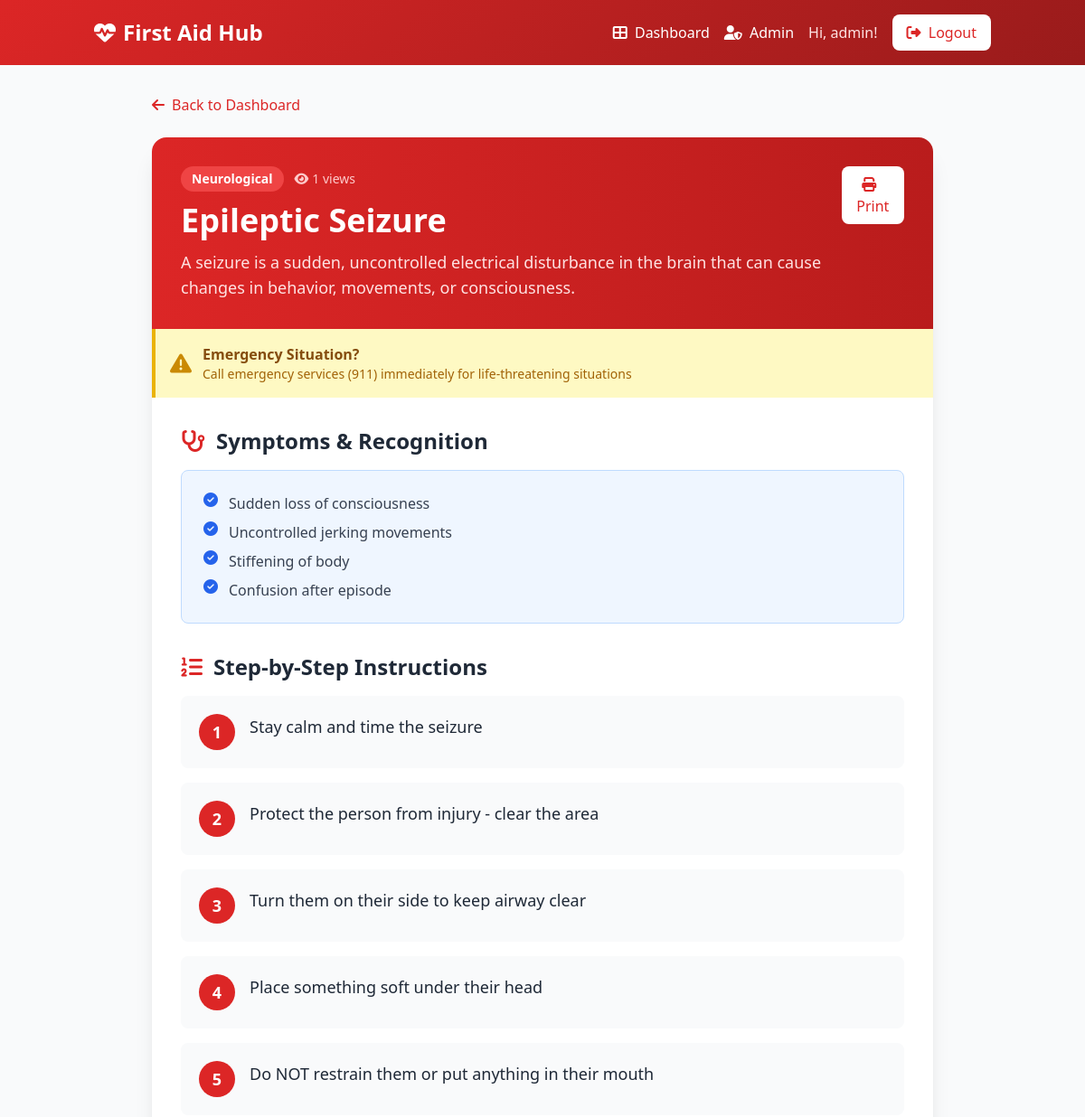
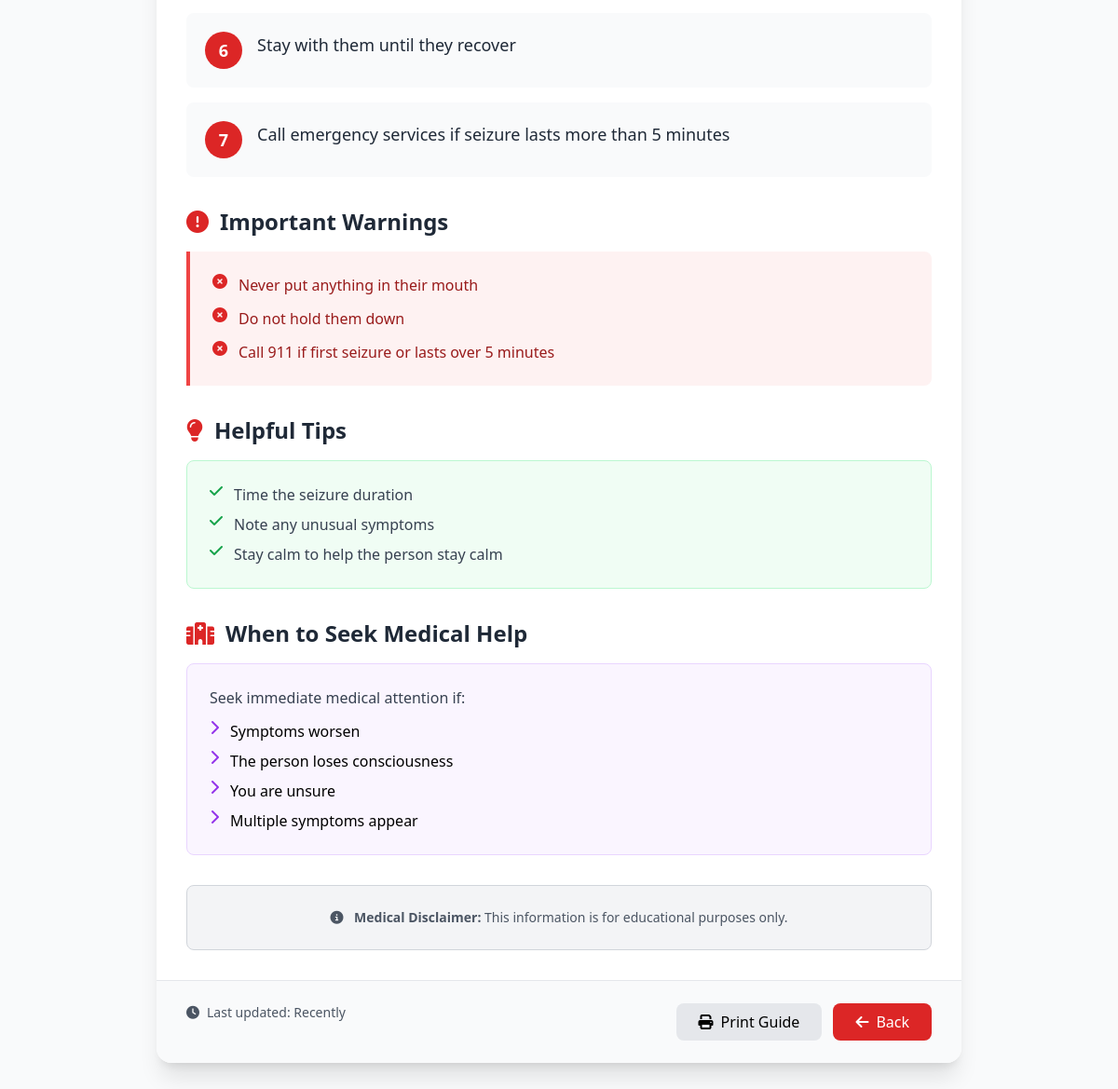
/guide/1 (signed in), run on the app's committed database (2 pictures, top to bottom).
### app.py (models this page shows)
class EmergencyGuide(db.Model):
    id = db.Column(db.Integer, primary_key=True)
    title = db.Column(db.String(200), nullable=False)
    category = db.Column(db.String(100), nullable=False)
    description = db.Column(db.Text, nullable=False)
    steps = db.Column(JSONEncodedList, nullable=False)
    symptoms = db.Column(JSONEncodedList)
    warnings = db.Column(JSONEncodedList)
    tips = db.Column(JSONEncodedList)
    created_at = db.Column(db.DateTime, default=datetime.utcnow)
    views = db.Column(db.Integer, default=0)

### app.py (the view)
@app.route("/guide/<int:guide_id>")
@login_required
def view_guide(guide_id):
    guide = EmergencyGuide.query.get_or_404(guide_id)
    guide.views = (guide.views or 0) + 1
    db.session.commit()
    steps = safe_load_list(guide.steps)
    symptoms = safe_load_list(guide.symptoms)
    warnings = safe_load_list(guide.warnings)
    tips = safe_load_list(guide.tips)
    log_activity(session["user_id"], "view_guide", f"Viewed: {guide.title}")
    return render_template(
        "guide.html",
        guide=guide,
        steps=steps,
        symptoms=symptoms,
        warnings=warnings,
        tips=tips,
    )

### app.py (called while the page is built, shortened)
def safe_load_list(json_text):
    if not json_text:
        return []
    if isinstance(json_text, list):
        return json_text

def log_activity(user_id, action, details=None):
    try:
        activity = Activity(user_id=user_id, action=action, details=details)
        db.session.add(activity)
        db.session.commit()
    except Exception:
        db.session.rollback()

def login_required(f):
    @wraps(f)
    def decorated(*args, **kwargs):
        if "user_id" not in session:
            flash("Please login.", "warning")
            return redirect(url_for("login"))
        return f(*args, **kwargs)
    return decorated

    def process_result_value(self, value, dialect):
        if not value:
            return []
        try:
            parsed = json.loads(value)
            if isinstance(parsed, list):
                return parsed
            return [parsed]
        except Exception:
            return [value]

### templates/guide.html (shortened to what this page needs)
{% extends "base.html" %}
{% block content %}
<div class="min-h-screen bg-gray-50 py-8">
    <div class="container mx-auto px-4 max-w-4xl">
        <div class="mb-6">
            <a href="{{ url_for('dashboard') }}" class="text-red-600 hover:text-red-800 transition inline-flex items-center">
                <i class="fas fa-arrow-left mr-2"></i>Back to Dashboard
            </a>
        </div>
        <div class="bg-white rounded-2xl shadow-xl overflow-hidden animate-fade-in">
            <div class="bg-gradient-to-r from-red-600 to-red-700 text-white p-8">
                <div class="flex items-start justify-between">
                    <div>
                        <div class="flex items-center mb-3">
                            <span class="bg-red-500 px-3 py-1 rounded-full text-sm font-semibold mr-3">
                                {{ guide.category }}
                            </span>
                            <span class="text-red-200 text-sm">
                                <i class="fas fa-eye mr-1"></i>{{ guide.views }} views
                            </span>
                        </div>
                        <h1 class="text-4xl font-bold mb-3">{{ guide.title }}</h1>
                        <p class="text-red-100 text-lg">{{ guide.description }}</p>
                    </div>
                    <button onclick="window.print()"
                        class="bg-white text-red-600 px-4 py-2 rounded-lg hover:bg-red-50 transition ml-4">
                        <i class="fas fa-print mr-2"></i>Print
                    </button>
                </div>
            </div>
            <div class="bg-yellow-100 border-l-4 border-yellow-500 p-4">
                <div class="flex items-center">
                    <i class="fas fa-exclamation-triangle text-yellow-600 text-2xl mr-3"></i>
                    <div>
                        <p class="font-bold text-yellow-800">Emergency Situation?</p>
                        <p class="text-yellow-700 text-sm">Call emergency services (911) immediately for life-threatening situations</p>
                    </div>
                </div>
            </div>
            <div class="p-8">
                {% if symptoms %}
                <div class="mb-8">
                    <h2 class="text-2xl font-bold text-gray-800 mb-4 flex items-center">
                        <i class="fas fa-stethoscope text-red-600 mr-3"></i>Symptoms & Recognition
                    </h2>
                    <div class="bg-blue-50 border border-blue-200 rounded-lg p-6">
                        <ul class="space-y-2">
                            {% for s in symptoms %}
                            <li class="flex items-start">
                                <i class="fas fa-check-circle text-blue-600 mr-3"></i>
                                <span class="text-gray-700">{{ s }}</span>
                            </li>
                            {% endfor %}
                        </ul>
                    </div>
                </div>
                {% endif %}
                <div class="mb-8">
                    <h2 class="text-2xl font-bold text-gray-800 mb-4 flex items-center">
                        <i class="fas fa-list-ol text-red-600 mr-3"></i>Step-by-Step Instructions
                    </h2>
                    <div class="space-y-4">
                        {% for step in steps %}
                        <div class="flex items-start bg-gray-50 rounded-lg p-5 hover:bg-gray-100 transition">
                            <div class="w-10 h-10 bg-red-600 text-white rounded-full flex items-center justify-center font-bold text-lg mr-4">
                                {{ loop.index }}
                            </div>
                            <p class="text-gray-800 text-lg">{{ step }}</p>
                        </div>
                        {% endfor %}
                    </div>
                </div>
                {% if warnings %}
                <div class="mb-8">
                    <h2 class="text-2xl font-bold text-gray-800 mb-4 flex items-center">
                        <i class="fas fa-exclamation-circle text-red-600 mr-3"></i>Important Warnings
                    </h2>
                    <div class="bg-red-50 border-l-4 border-red-500 p-6 rounded-r-lg">
                        <ul class="space-y-3">
                            {% for w in warnings %}
                            <li class="flex items-start">
                                <i class="fas fa-times-circle text-red-600 mr-3"></i>
                                <span class="text-red-800 font-medium">{{ w }}</span>
                            </li>
                            {% endfor %}
                        </ul>
                    </div>
                </div>
                {% endif %}
                {% if tips %}
                <div class="mb-8">
                    <h2 class="text-2xl font-bold text-gray-800 mb-4 flex items-center">
                        <i class="fas fa-lightbulb text-red-600 mr-3"></i>Helpful Tips
                    </h2>
                    <div class="bg-green-50 border border-green-200 rounded-lg p-6">
                        <ul class="space-y-2">
                            {% for t in tips %}
                            <li class="flex items-start">
                                <i class="fas fa-check text-green-600 mr-3"></i>
                                <span class="text-gray-700">{{ t }}</span>
                            </li>
                            {% endfor %}
                        </ul>
                    </div>
                </div>
                {% endif %}
                <div class="mb-8">
                    <h2 class="text-2xl font-bold text-gray-800 mb-4 flex items-center">
                        <i class="fas fa-hospital text-red-600 mr-3"></i>When to Seek Medical Help
                    </h2>
                    <div class="bg-purple-50 border border-purple-200 rounded-lg p-6">
                        <p class="text-gray-700 mb-3">Seek immediate medical attention if:</p>
                        <ul class="space-y-2">
                            <li class="flex items-start"><i class="fas fa-chevron-right text-purple-600 mr-3"></i>Symptoms worsen</li>
                            <li class="flex items-start"><i class="fas fa-chevron-right text-purple-600 mr-3"></i>The person loses consciousness</li>
                            <li class="flex items-start"><i class="fas fa-chevron-right text-purple-600 mr-3"></i>You are unsure</li>
                            <li class="flex items-start"><i class="fas fa-chevron-right text-purple-600 mr-3"></i>Multiple symptoms appear</li>
                        </ul>
                    </div>
                </div>
                <div class="bg-gray-100 border border-gray-300 rounded-lg p-6">
                    <p class="text-sm text-gray-600 text-center">
                        <i class="fas fa-info-circle mr-2"></i>
                        <strong>Medical Disclaimer:</strong> This information is for educational purposes only.
                    </p>
                </div>
            </div>
            <div class="bg-gray-50 px-8 py-6 border-t border-gray-200 flex flex-col sm:flex-row justify-between">
                <div class="text-gray-600 text-sm">
                    <i class="fas fa-clock mr-2"></i>Last updated: {{ guide.updated_at or "Recently" }}
                </div>
                <div class="flex gap-3 mt-4 sm:mt-0">
                    <button onclick="window.print()" class="bg-gray-200 px-6 py-2 rounded-lg hover:bg-gray-300">
                        <i class="fas fa-print mr-2"></i>Print Guide
                    </button>
                    <a href="{{ url_for('dashboard') }}" class="bg-red-600 text-white px-6 py-2 rounded-lg hover:bg-red-700">
                        <i class="fas fa-arrow-left mr-2"></i>Back
                    </a>
                </div>
            </div>
        </div>
    </div>
</div>
{% endblock %}

### data on the page
EmergencyGuide: category "Neurological", views "1", title "Epileptic Seizure", description "A seizure is a sudden, uncontrolled electrical disturbance in the brain that can cause changes in behavior, movements, or consciousness."

### other printed values
{{ session.username }} "admin"
{{ s }} "Sudden loss of consciousness" "Uncontrolled jerking movements" "Stiffening of body" "Confusion after episode"
{{ step }} "Stay calm and time the seizure" "Protect the person from injury - clear the area" "Turn them on their side to keep airway clear" "Place something soft under their head" "Do NOT restrain them or put anything in their mouth" "Stay with them until they recover" "Call emergency services if seizure lasts more than 5 minutes"
{{ w }} "Never put anything in their mouth" "Do not hold them down" "Call 911 if first seizure or lasts over 5 minutes"
{{ t }} "Time the seizure duration" "Note any unusual symptoms" "Stay calm to help the person stay calm"
{{ guide.updated_at or "Recently" }} "Recently"
